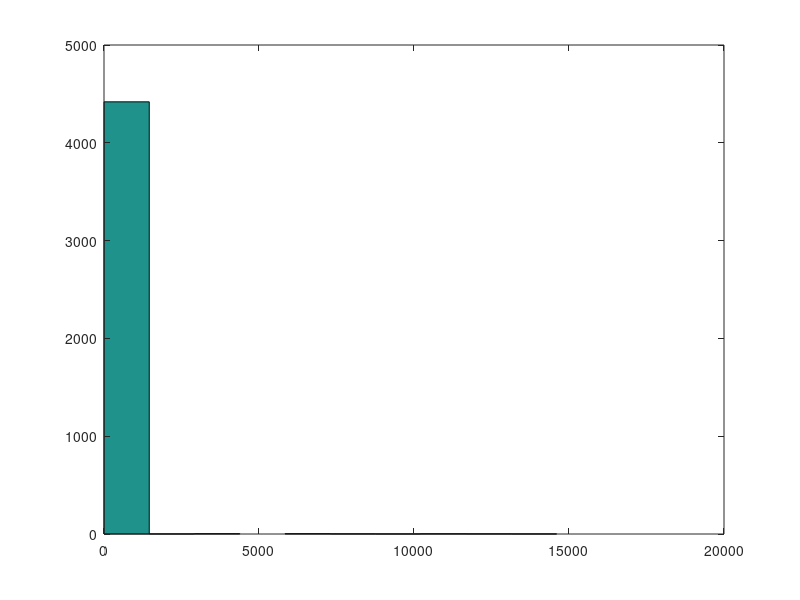

Recreate this plot in MATLAB.
clear all;close all;clc;
load Init
%%
f=-ROI(index);
A=A(index,:);
NN=diag(TotalNum.*Risk);
NN=NN(index,index); %Num of each school
N=sum(index);
%%
x1=linprog(NN'*f,A',b,[],[],zeros(N,1),avr_price(index)); % x1 is the money/person for each school 
figure;
hist(x1,10);
%%
[s_v,s_o]=sort(x1,'descend');
s_v(1:10)        % rank of personal investment    
uid(s_o(1:10))
sum_value=NN*x1; % rank of total investment of each school
sum_value(s_o(1:10))
temp=TotalNum(index);
temp(s_o(1:10))
temp2=A'*x1;
-temp2(2:7)
%%
%{
cvx_begin
    variable x2(N)
    minimize(f'*NN*x2+0.1*norm(x2,1));
 subject to
    A'*x2 <= b
    x2>=0
cvx_end
figure;
hist(x2,10);
%}